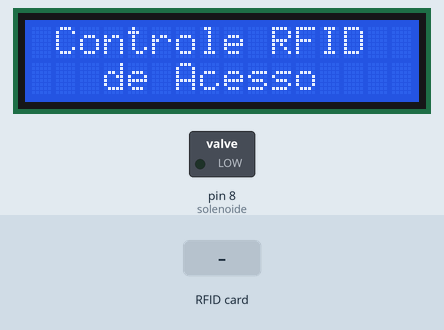
Simulated run of this sketch. Board: Arduino Uno, built with avr-gcc and run on an emulated ATmega328P. Parts: 16×2 character LCD, switched loads named in the sketch (green lamp = pin HIGH). The inputs (shaded band) are chosen by the test bench. Pins used as bus, display or sensor lines are not drawn; what the sketch prints to the serial monitor is not drawn.

Above: at 0.2 s.
At 4.3 s:
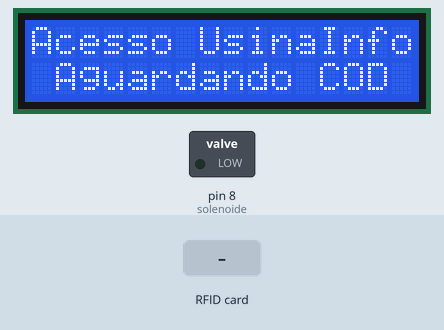
4.4 s: RFID card 5E 7A 19 C4 held to the reader
Timing chart, 0 to 7.4 s (numbered marks = the images above; inputs shaded):
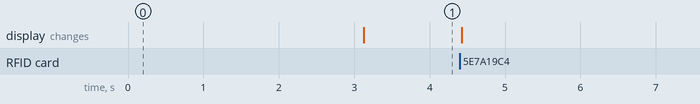

The sketch:

acesso_rfid.ino
```cpp
// CONTROLE DE ACESSO RFID COM TRAVA ELÉTRICA
// USINAINFO < https://www.usinainfo.com.br >
// FACEBOOK  < https://www.facebook.com/usinainfo.arduino >
// YOUTUBE   < https://www.youtube.com/usinainfo >
// INSTAGRAM < @usinainfo >

#include <SPI.h>                 // Inclui a biblioteca SPI.h
#include <RFID.h>                // Inclui a biblioteca RFID.h
#include <Wire.h>                // Inclui a biblioteca Wire.h
#include <LiquidCrystal.h>       // Inclui a biblioteca LiquidCrystal.h

#define SS_PIN 10                       // Define os pinos do RFID
#define RST_PIN 9                       // Define os pinos do RFID

RFID rfid(SS_PIN, RST_PIN);             //Iniciliza as configurações da biblioteca RFID

LiquidCrystal lcd(6, 7, 5, 4, 3, 2);    // Declara os pinos do display

const int solenoide = 8;                // Declara pino da fechadura elétrica
int serNum[5];                          // Variável de leitura da tag

int cards[][5] = {                      // Declara os códigos liberados para acesso
  {118, 157, 177, 171, 241},            // Tag de Acesso 1
  {240, 193, 247, 54, 240},             // Tag de Acesso 2
  {131, 95, 107, 154, 45}               // Tag de Acesso 3
};

bool access = false;

int alarm = 0;
uint8_t alarmStat = 0;
uint8_t maxError = 5;

void setup() {
  Serial.begin(9600);
  lcd.begin(16, 2);
  SPI.begin();
  rfid.init();

  pinMode(solenoide, OUTPUT);
  digitalWrite(solenoide, LOW);


  lcd.setCursor (0, 0);
  lcd.print(F(" Controle RFID"));
  lcd.setCursor (0, 1);
  lcd.print(F("   de Acesso"));
  delay (3000);
  lcd.clear();
}

void loop() {
  if (alarm >= maxError) {
    alarmStat = 1;
  }

  if (alarmStat == 0) {
    lcd.setCursor (0, 0);
    lcd.print(F("Acesso UsinaInfo"));
    lcd.setCursor (0, 1);
    lcd.print(F(" Aguardando COD"));

    if (rfid.isCard()) {

      if (rfid.readCardSerial()) {
        Serial.print(rfid.serNum[0]);
        Serial.print(" ");
        Serial.print(rfid.serNum[1]);
        Serial.print(" ");
        Serial.print(rfid.serNum[2]);
        Serial.print(" ");
        Serial.print(rfid.serNum[3]);
        Serial.print(" ");
        Serial.print(rfid.serNum[4]);
        Serial.println("");

        for (int x = 0; x < sizeof(cards); x++) {
          for (int i = 0; i < sizeof(rfid.serNum); i++ ) {
            if (rfid.serNum[i] != cards[x][i]) {
              access = false;
              break;
            } else {
              access = true;
            }
          }
          if (access) break;
        }
      }

      if (access) {
        Serial.println("Bem-Vindo(a)!");
        lcd.print(rfid.serNum[0]); lcd.print(rfid.serNum[1]);
        lcd.print(rfid.serNum[2]); lcd.print(rfid.serNum[3]);
        lcd.print(rfid.serNum[4]);
        digitalWrite(solenoide, HIGH);
        lcd.setCursor (0, 0);
        lcd.print(F("  Bem-Vindo(a)  "));
        lcd.setCursor (0, 1);
        lcd.print(F("                "));
        for (int i = 5; i > 0; i--) {
          lcd.setCursor (8, 1); lcd.print(i);
          delay (1000);
        }
        digitalWrite(solenoide, LOW);
        lcd.clear();
      } else {
        alarm = alarm + 1;
        Serial.println("Acesso Negado!");
        lcd.print(rfid.serNum[0]); lcd.print(rfid.serNum[1]);
        lcd.print(rfid.serNum[2]); lcd.print(rfid.serNum[3]);
        lcd.print(rfid.serNum[4]);
        lcd.clear();
      }
    }
    rfid.halt();
  }
  else {
    lcd.setCursor (0, 0);
    lcd.print(F("  Acesso Negado "));
    lcd.setCursor (0, 1);
    lcd.print(F("                "));
    for (int i = 10; i > 0; i--) {
      lcd.setCursor (7, 1); lcd.print(i);
      lcd.print(F("  ")); delay (1000);
    }
    alarmStat = 0;
    alarm = 0;
  }
}
```
